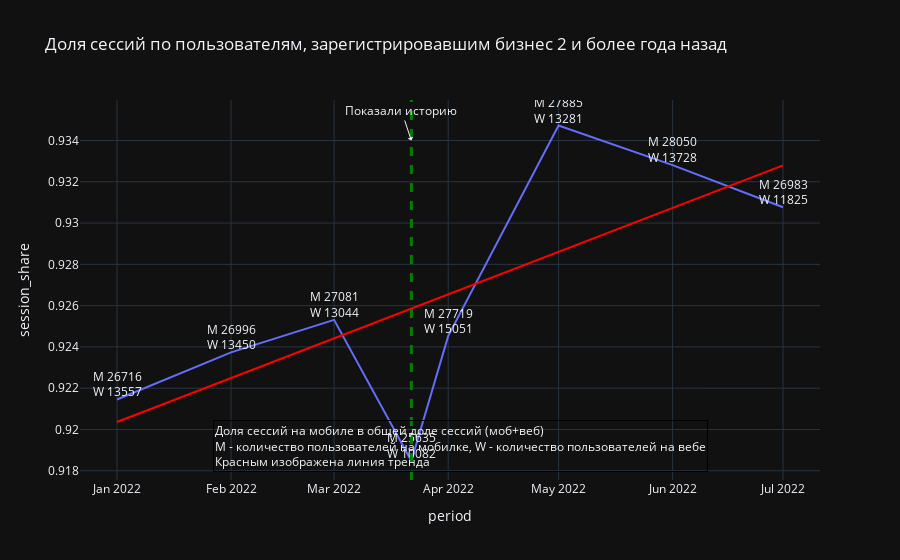

Write notebook code for a chart like this one.
### Code cell
fig = px.scatter(data, x='period', y='session_share',
                 template = 'plotly_dark',
                 trendline = 'ols',
                 title = "Доля сессий по пользователям, зарегистрировавшим бизнес 2 и более года назад")

fig.update_traces(mode = 'lines')
fig.data[-1].line.color = 'red'

fig.add_vline(x='2022-03-22', line_width=3, line_dash="dash", line_color="green")

fig.add_annotation(x='2022-03-22', y=0.934,
            text="Показали историю",
            showarrow=True,
            arrowhead=1)

fig.add_trace(go.Scatter(x=data.period,
                         y=data.session_share,
                         text=[f'M {r.person_mob}<br>W {r.person_web}' for r in data.itertuples()],
                         mode="text",
                         textposition="top center",
                         showlegend=False))

fig.add_annotation(text='''Доля сессий на мобиле в общей доле сессий (моб+веб)<br>M - количество пользователей на мобилке, W - количество пользователей на вебе<br>Красным изображена линия тренда''', 
                    align='left',
                    showarrow=False,
                    xref='paper',
                    yref='paper',
                    x=0.18,
                    y=0.02,
                    bordercolor='black',
                    borderwidth=1)


fig.show()

### Figure 1 — Plotly figure (JSON) as saved in the notebook; plotly's stock layout.template omitted (floating-point values rounded to 4 significant figures)
{"data": [{"hovertemplate": "period=%{x}<br>session_share=%{y}<extra></extra>", "legendgroup": "", "marker": {"color": "#636efa", "symbol": "circle"}, "mode": "lines", "name": "", "orientation": "v", "showlegend": false, "type": "scatter", "x": ["2022-01-01T00:00:00", "2022-02-01T00:00:00", "2022-03-01T00:00:00", "2022-03-22T00:00:00", "2022-04-01T00:00:00", "2022-05-01T00:00:00", "2022-06-01T00:00:00", "2022-07-01T00:00:00"], "xaxis": "x", "y": [0.9215, 0.9237, 0.9253, 0.9185, 0.9245, 0.9347, 0.9328, 0.9308], "yaxis": "y"}, {"hovertemplate": "<b>OLS trendline</b><br>session_share = 7.95046e-10 * period + -0.384305<br>R<sup>2</sup>=0.527291<br><br>period=%{x}<br>session_share=%{y} <b>(trend)</b><extra></extra>", "legendgroup": "", "line": {"color": "red"}, "marker": {"color": "#636efa", "symbol": "circle"}, "mode": "lines", "name": "", "showlegend": false, "type": "scatter", "x": ["2022-01-01T00:00:00", "2022-02-01T00:00:00", "2022-03-01T00:00:00", "2022-03-22T00:00:00", "2022-04-01T00:00:00", "2022-05-01T00:00:00", "2022-06-01T00:00:00", "2022-07-01T00:00:00"], "xaxis": "x", "y": [0.9204, 0.9225, 0.9244, 0.9259, 0.9265, 0.9286, 0.9307, 0.9328], "yaxis": "y"}, {"mode": "text", "showlegend": false, "text": ["M 26716<br>W 13557", "M 26996<br>W 13450", "M 27081<br>W 13044", "M 25635<br>W 10082", "M 27719<br>W 15051", "M 27885<br>W 13281", "M 28050<br>W 13728", "M 26983<br>W 11825"], "textposition": "top center", "type": "scatter", "x": ["2022-01-01T00:00:00", "2022-02-01T00:00:00", "2022-03-01T00:00:00", "2022-03-22T00:00:00", "2022-04-01T00:00:00", "2022-05-01T00:00:00", "2022-06-01T00:00:00", "2022-07-01T00:00:00"], "y": [0.9215, 0.9237, 0.9253, 0.9185, 0.9245, 0.9347, 0.9328, 0.9308]}], "layout": {"annotations": [{"arrowhead": 1, "showarrow": true, "text": "Показали историю", "x": "2022-03-22", "y": 0.934}, {"align": "left", "bordercolor": "black", "borderwidth": 1, "showarrow": false, "text": "Доля сессий на мобиле в общей доле сессий (моб+веб)<br>M - количество пользователей на мобилке, W - количество пользователей на вебе<br>Красным изображена линия тренда", "x": 0.18, "xref": "paper", "y": 0.02, "yref": "paper"}], "legend": {"tracegroupgap": 0}, "shapes": [{"line": {"color": "green", "dash": "dash", "width": 3}, "type": "line", "x0": "2022-03-22", "x1": "2022-03-22", "xref": "x", "y0": 0, "y1": 1, "yref": "y domain"}], "title": {"text": "Доля сессий по пользователям, зарегистрировавшим бизнес 2 и более года назад"}, "xaxis": {"anchor": "y", "domain": [0, 1], "title": {"text": "period"}}, "yaxis": {"anchor": "x", "domain": [0, 1], "title": {"text": "session_share"}}}}
